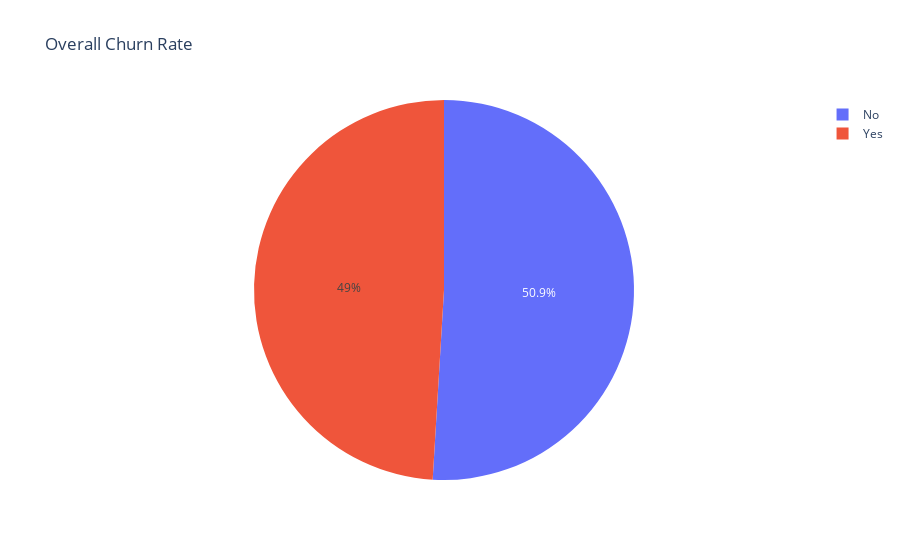

The notebook cell this image was saved under:
### Code cell
# Calculate counts
churn_counts = df['Churn'].value_counts()

# Map labels
labels = churn_counts.index.map({1: 'Yes', 0: 'No'})

# Create interactive pie chart
fig_pie = px.pie(
    values=churn_counts.values,
    names=labels,
    title='Overall Churn Rate',
    color=labels,
    color_discrete_map={'Yes': '#EF553B', 'No': '#636EFA'}
)

fig_pie.show()

### Figure 1 — Plotly figure (JSON) as saved in the notebook; plotly's stock layout.template omitted (floating-point values rounded to 4 significant figures)
{"data": [{"customdata": [["No"], ["Yes"]], "domain": {"x": [0, 1], "y": [0, 1]}, "hovertemplate": "label=%{label}<br>value=%{value}<br>color=%{customdata[0]}<extra></extra>", "labels": ["No", "Yes"], "legendgroup": "", "marker": {"colors": ["#636EFA", "#EF553B"]}, "name": "", "showlegend": true, "type": "pie", "values": [1019, 981]}], "layout": {"legend": {"tracegroupgap": 0}, "title": {"text": "Overall Churn Rate"}}}
